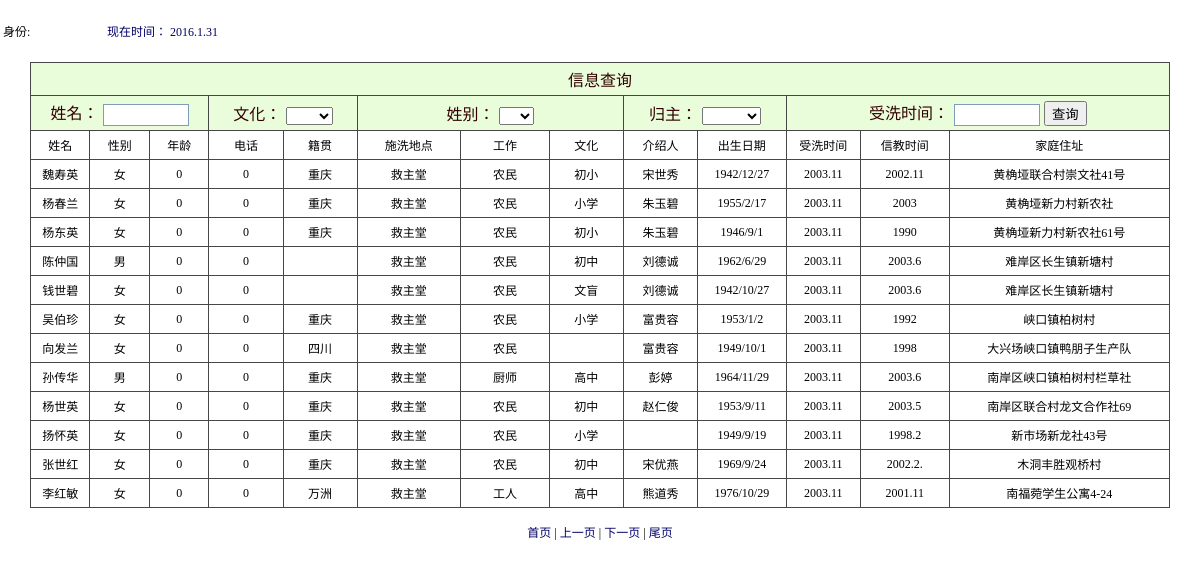
Page /admin/user_xinxi_select.php?page=7 on the committed database.
### tables this page shows
CREATE TABLE IF NOT EXISTS `church` (
  `Cid` int(6) NOT NULL AUTO_INCREMENT,
  `sex` varchar(10) NOT NULL,
  `age` int(3) NOT NULL,
  `birth` varchar(20) NOT NULL,
  `paster` varchar(6) NOT NULL,
  `pasterdate` varchar(12) NOT NULL,
  `believedate` varchar(12) NOT NULL,
  `pasterplace` varchar(10) NOT NULL DEFAULT '救主堂',
  `jiguan` varchar(10) NOT NULL,
  `address` varchar(30) NOT NULL,
  `tel` int(20) NOT NULL,
  `wenhua` varchar(6) NOT NULL,
  `job` varchar(6) NOT NULL,
  `deathdate` varchar(8) NOT NULL,
  `txt` varchar(20) NOT NULL,
  `introduce` varchar(5) NOT NULL,
  `name` varchar(6) NOT NULL,
  PRIMARY KEY (`Cid`)
);

### admin/user_xinxi_select.php (the view, shortened to what this page needs)
<?php
    $query="select * from admin where username='$_SESSION[username]'";
	$result=mysql_query($query);
    $row = mysql_fetch_array($result);
?>
<!DOCTYPE html PUBLIC "-//W3C//DTD XHTML 1.0 Transitional//EN" "http://www.w3.org/TR/xhtml1/DTD/xhtml1-transitional.dtd">
<html xmlns="http://www.w3.org/1999/xhtml">
<head>
<link href="../css/css.css" rel="stylesheet" type="text/css" />
<link href="../css/style.css" rel="stylesheet" type="text/css" />
</head>
<body>
<table width="100%" border="0" cellspacing="0" cellpadding="0">
  <tr>
    <td height="30">      <table width="100%" border="0" cellspacing="0" cellpadding="0">
        <tr>
          <td height="62" background="../images/nav04.gif">
		   <table width="428" border="0">
             <tr>
               <td width="41">身份:</td>
               <td width="55"><span class="button"><?php echo($row["list"]);?></span></td>
               <td width="318"><a href="#" onclick="sousuo()"id="navmenu">
 现在时间：
</a></td>
             </tr>
           </table></td>
        </tr>
    </table></td></tr>
  <tr>
    <td><table id="subtree1" style="DISPLAY: " width="100%" border="0" cellspacing="0" cellpadding="0">
        <tr>
          <td><table width="95%" border="0" align="center" cellpadding="0" cellspacing="0">
              <tr>
                <td height="40" class="font42">
				<table width="100%" border="0" cellpadding="4" cellspacing="1" bgcolor="#464646" class="newfont03">
				 <tr class="CTitle" >
                    	<td height="22" colspan="13" align="center" class="select_tr STYLE2" style="font-size:16px">信息查询</td>
                  </tr>
               <form method="post" action="user_xinxi.php">
	                  <tr class="CTitle" >
		                     <td height="22" colspan="3" align="center" class="select_tr STYLE2" style="font-size:16px">
		                                                             姓名： <input name="name" class="text" id="xh" style="width:80px" size="13" />
		                     </td>
		                      <td height="22" colspan="2" align="center" class="select_tr STYLE2" style="font-size:16px">
		                                                             文化： <select name="wenhua" id="xb">
		                                  <option></option>
					                      <option>文盲</option>
                                        </select></td>
		                     </td>
		                      <td height="22" colspan="3" align="center" class="select_tr STYLE2" style="font-size:16px">
		                                                             姓别：
		                              <select name="sex" id="xb">
		                                  <option></option>
					                      <option>男</option>
                                        </select>
		                     </td>
		                      <td height="22" colspan="2" align="center" class="select_tr STYLE2" style="font-size:16px">
		                                                             归主：
		                              <select name="deathdate" id="xb">
		                                  <option></option>
					                      <option>已归主</option>
                                        </select>
		                     </td>
		                      <td height="22" colspan="3" align="center" class="select_tr STYLE2" style="font-size:16px">
		                                                             受洗时间： <input name="pasterdate" class="text" id="xh" style="width:80px" size="13" />
		                             <input type="submit" value="查询"/>
		                     </td>
	                  </tr>
				  <tr bgcolor="#FFFFFF" style="text-align:center">
				    <td width="4%" height="20">姓名</td>
				    <td width="4%" >性别</td>
				    <td width="4%" >年龄</td>
				    <td width="5%">电话</td>
                    <td width="5%">籍贯</td>
                     <td width="7%">施洗地点</td>
                    <td width="6%">工作</td>
                    <td width="5%">文化</td>
                    <td width="5%">介绍人</td>
                    <td width="6%">出生日期</td>
                    <td width="5%">受洗时间</td>
                    <td width="6%">信教时间</td>
                   <td width="15%">家庭住址</td>
				  </tr>
	<?php
	$sql="select * from church where deathdate='' or deathdate='未归主' order by Cid desc ";
	$query=mysql_query($sql);
	$count=mysql_num_rows($query);
	$pageSize=17;
	$totalPage=ceil($count/$pageSize);
	 if($_GET["page"]){
		$page = $_GET["page"];
		if($page>=$totalPage){ $page = $totalPage ;}
	}else{
		$page = 1;
	}
	$start = ($page-1)*$pageSize;
	$sql_0="select * from church where deathdate='' or deathdate='未归主'  order by Cid desc limit {$start},{$pageSize}";
	$result = mysql_query($sql_0);
	while ($row = mysql_fetch_assoc($result)) {
	?>
				  <tr bgcolor="#FFFFFF" style="text-align:center">
				    <td height="20" ><?php echo ($row["name"]); ?></td>
				    <td ><?php echo ($row["sex"]); ?></td>
				    <td><?php echo ($row["age"]); ?></td>
                    <td><?php echo ($row["tel"]); ?></td>
                    <td><?php echo ($row["jiguan"]); ?></td>
                    <td><?php echo ($row["pasterplace"]); ?></td>
                    <td><?php echo ($row["job"]); ?></td>
                    <td><?php echo ($row["wenhua"]); ?></td>
                    <td><?php echo ($row["introduce"]); ?></td>
                    <td><?php echo ($row["birth"]); ?></td>
                    <td><?php echo ($row["pasterdate"]); ?></td>
                    <td><?php echo ($row["believedate"]); ?></td>
                   <td><?php echo ($row["address"]); ?></td>
<?php
}
?>  </tr>
            </table></td>
        </tr>
      </table>
      <br>
     <tr class="bg_tr" align="center" bgcolor="#FFFFFF">
		  <td colspan="13">
		  	<a href="user_xinxi_select.php?page=1">首页</a>
			|
			<a href="user_xinxi_select.php?page=<?php echo $page-1;?>">上一页</a>
			|
			<a href="user_xinxi_select.php?page=<?php echo $page+1;?>">下一页</a>
			|
			<a href="user_xinxi_select.php?page=<?php echo $totalPage;?>">尾页</a>
		  </td>
    </tr>
  </tr>
</table>
</body>
</html>

### css/css.css (style rules this page uses)
.newfont03 { font-family: "����"; font-size: 12px; color: #000000; text-decoration: none; }

### css/style.css (style rules this page uses)
body { margin:0px; }
html { scrollbar-face-color:#CCD0DB; scrollbar-highlight-color:#fff; scrollbar-shadow-color:#fff; scrollbar-3dlight-color:#6795B4; scrollbar-arrow-color:#20669A; scrollbar-track-color:#fff; scrollbar-darkshadow-color:#6795B4; border:0; }
html { overflow-x: hidden; overflow-y: auto; }
TD { font-size: 12px; }
a:link,a:visited { text-decoration:none; color:#006; }
.CTitle { background:#6795B4; padding:5px; text-align:left; color:#FFFFFF; font-size:13px; font-family: Verdana, Arial, Helvetica, sans-serif; }
select { font-size:12px; }
input.text { border:1px solid #7F9DB9;font-size:12px;font-family: Verdana, Arial, Helvetica, sans-serif;height:18px }
.select_tr { background-color: #EAFDDB; }

### admin/user_xinxi_select.php (style rules this page uses)
html { overflow-x: auto; overflow-y: auto; border:0; }

### rows in the picture
church: name "魏寿英", sex "女", age "0", tel "0", jiguan "重庆", pasterplace "救主堂", job "农民", wenhua "初小", introduce "宋世秀", birth "1942/12/27", pasterdate "2003.11", believedate "2002.11", address "黄桷垭联合村崇文社41号"
church: name "杨春兰", sex "女", age "0", tel "0", jiguan "重庆", pasterplace "救主堂", job "农民", wenhua "小学", introduce "朱玉碧", birth "1955/2/17", pasterdate "2003.11", believedate "2003", address "黄桷垭新力村新农社"
church: name "杨东英", sex "女", age "0", tel "0", jiguan "重庆", pasterplace "救主堂", job "农民", wenhua "初小", introduce "朱玉碧", birth "1946/9/1", pasterdate "2003.11", believedate "1990", address "黄桷垭新力村新农社61号"
church: name "陈仲国", sex "男", age "0", tel "0", pasterplace "救主堂", job "农民", wenhua "初中", introduce "刘德诚", birth "1962/6/29", pasterdate "2003.11", believedate "2003.6", address "难岸区长生镇新塘村"
church: name "钱世碧", sex "女", age "0", tel "0", pasterplace "救主堂", job "农民", wenhua "文盲", introduce "刘德诚", birth "1942/10/27", pasterdate "2003.11", believedate "2003.6", address "难岸区长生镇新塘村"
church: name "吴伯珍", sex "女", age "0", tel "0", jiguan "重庆", pasterplace "救主堂", job "农民", wenhua "小学", introduce "富贵容", birth "1953/1/2", pasterdate "2003.11", believedate "1992", address "峡口镇柏树村"
church: name "向发兰", sex "女", age "0", tel "0", jiguan "四川", pasterplace "救主堂", job "农民", introduce "富贵容", birth "1949/10/1", pasterdate "2003.11", believedate "1998", address "大兴场峡口镇鸭朋子生产队"
church: name "孙传华", sex "男", age "0", tel "0", jiguan "重庆", pasterplace "救主堂", job "厨师", wenhua "高中", introduce "彭婷", birth "1964/11/29", pasterdate "2003.11", believedate "2003.6", address "南岸区峡口镇柏树村栏草社"
church: name "杨世英", sex "女", age "0", tel "0", jiguan "重庆", pasterplace "救主堂", job "农民", wenhua "初中", introduce "赵仁俊", birth "1953/9/11", pasterdate "2003.11", believedate "2003.5", address "南岸区联合村龙文合作社69"
church: name "扬怀英", sex "女", age "0", tel "0", jiguan "重庆", pasterplace "救主堂", job "农民", wenhua "小学", birth "1949/9/19", pasterdate "2003.11", believedate "1998.2", address "新市场新龙社43号"
church: name "张世红", sex "女", age "0", tel "0", jiguan "重庆", pasterplace "救主堂", job "农民", wenhua "初中", introduce "宋优燕", birth "1969/9/24", pasterdate "2003.11", believedate "2002.2.", address "木洞丰胜观桥村"
church: name "李红敏", sex "女", age "0", tel "0", jiguan "万洲", pasterplace "救主堂", job "工人", wenhua "高中", introduce "熊道秀", birth "1976/10/29", pasterdate "2003.11", believedate "2001.11", address "南福菀学生公寓4-24"
